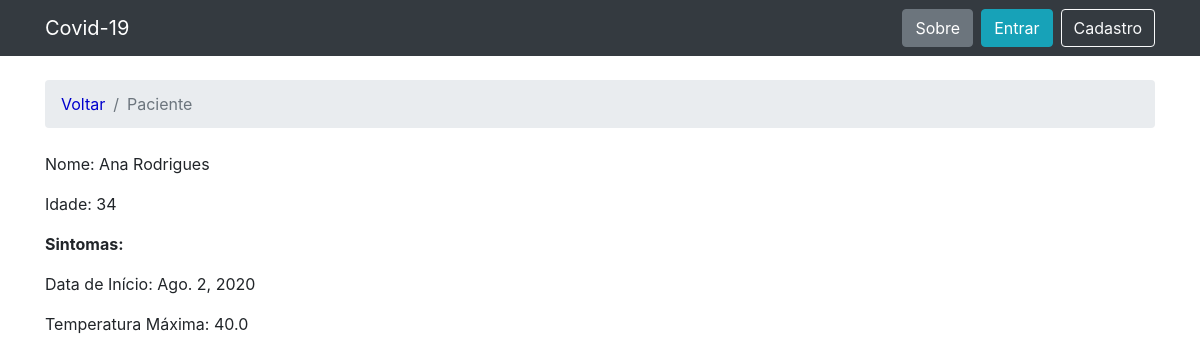
/pacientes/4/, run on the app's committed database.
### pacientes/models.py (models this page shows, shortened)
class Paciente(models.Model):
    nome = models.CharField(max_length=30, unique=True)
    idade = models.IntegerField(null=True)
    temperatura_maxima = models.FloatField(null=True)
    data_inicio_sintomas = models.DateField(null=True)

### pacientes/views.py (the view)
# urls.py: url(r'^pacientes/(?P<pk>\d+)/$', views.patient_description, name='patient_description'),
def patient_description(request, pk):
    pacientes = get_object_or_404(Paciente, pk=pk)
    return render(request, 'patient.html', {'pacientes': pacientes})

### templates/patient.html (shortened to what this page needs)
{% extends 'base.html' %}
{% block breadcrumb %}
  <li class="breadcrumb-item"><a href="{% url 'home' %}" style="color:mediumblue">Voltar</a></li>
    <li class="breadcrumb-item active">Paciente</li>
{% endblock %}
{% block content %}
    <p>Nome: {{ pacientes.nome}}</p>
    <p>Idade: {{ pacientes.idade }}</p>
    <p><b>Sintomas:</b></p>
    <p>Data de Início: {{ pacientes.data_inicio_sintomas }}</p>
    <p>Temperatura Máxima: {{ pacientes.temperatura_maxima }}</p>
{% endblock %}

### data on the page
Paciente: nome "Ana Rodrigues", idade "34", data_inicio_sintomas "Ago. 2, 2020", temperatura_maxima "40.0"
